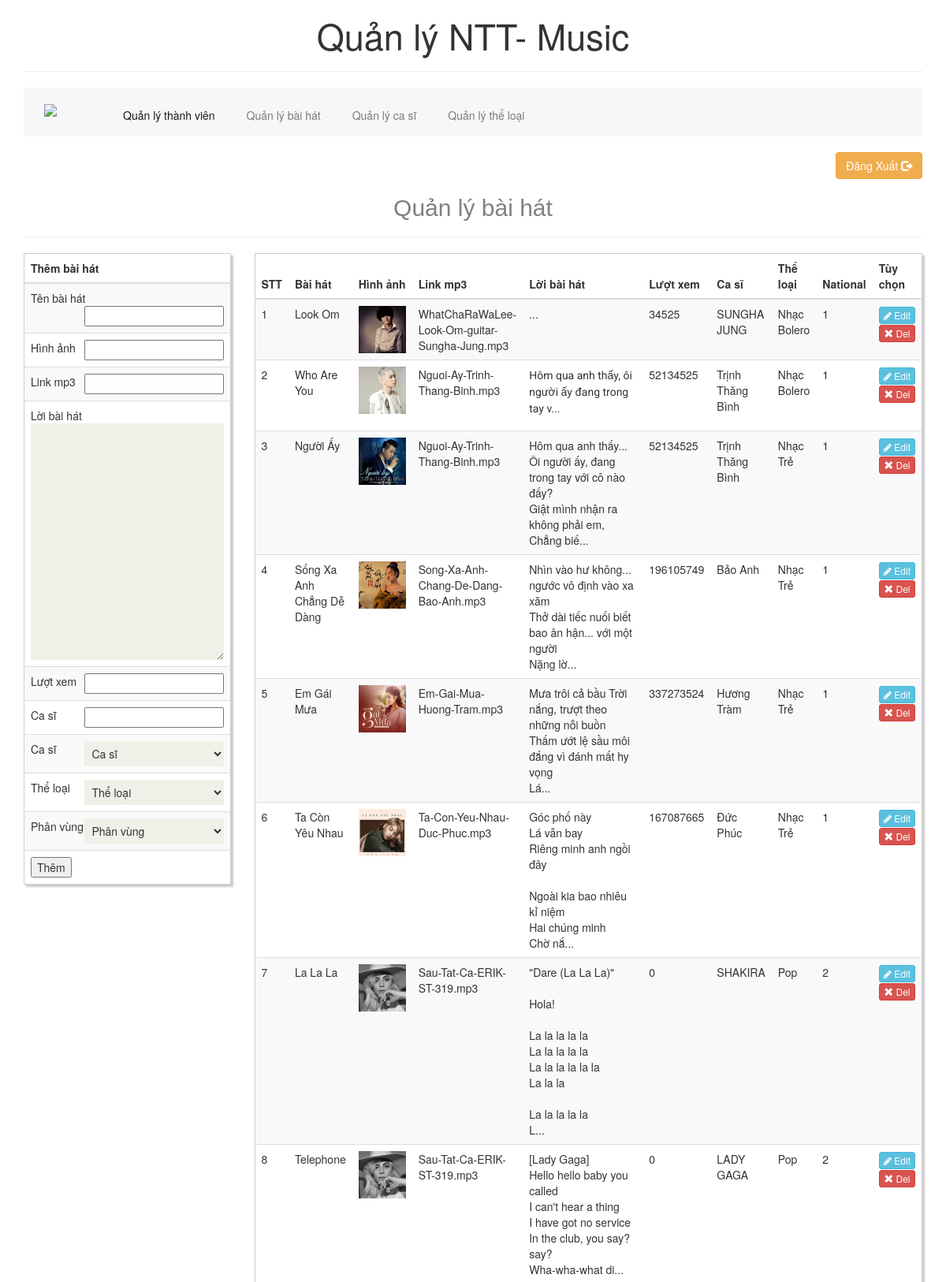
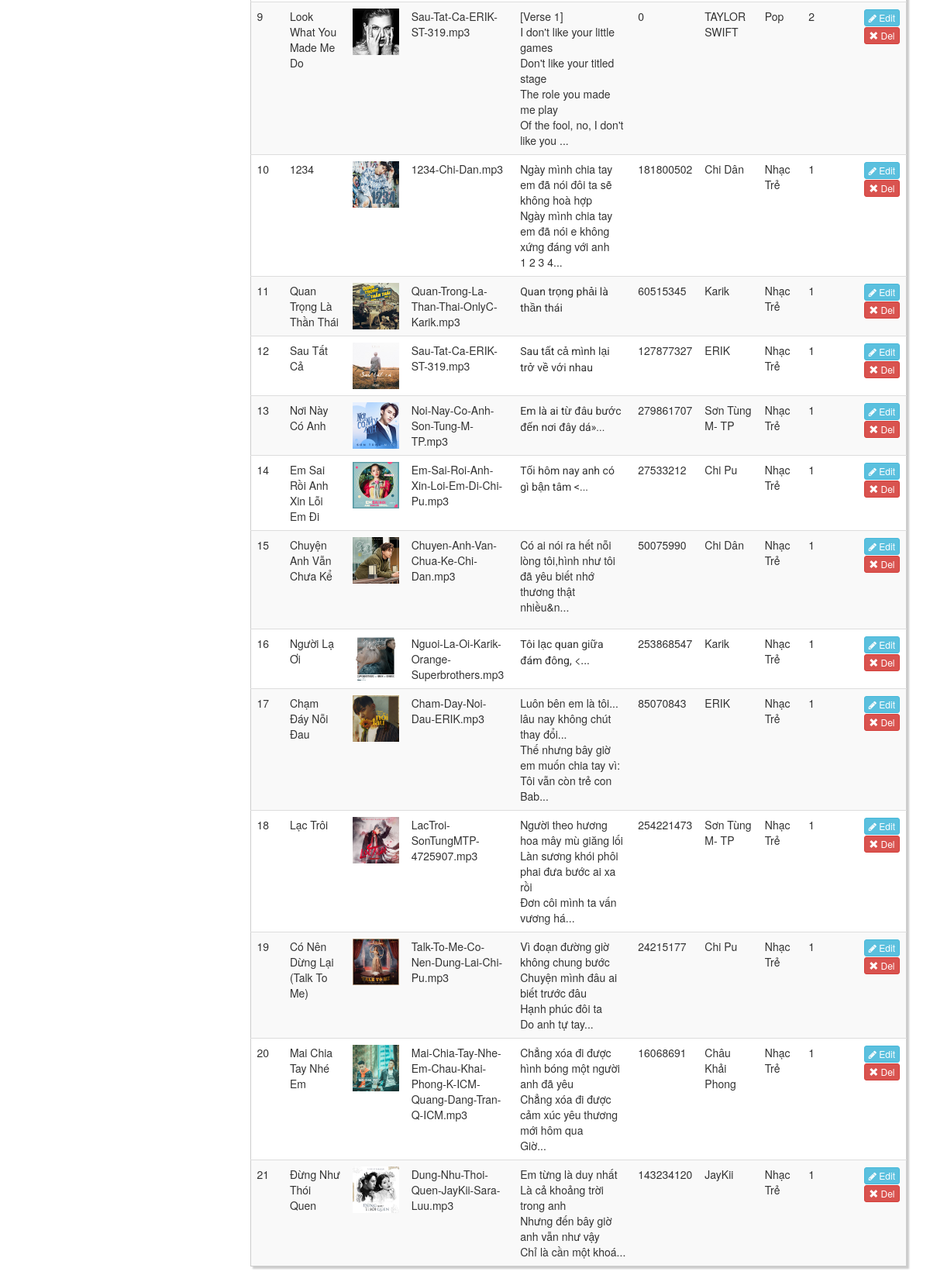
/admincp/index.php?page=song (signed in), run on the app's committed database (2 pictures, top to bottom).
### tables this page shows
CREATE TABLE `song` (
  `id_song` int(8) NOT NULL,
  `namesong` varchar(255) NOT NULL,
  `images` varchar(255) NOT NULL,
  `linkmp3` varchar(1000) NOT NULL,
  `lyrics` varchar(10000) NOT NULL,
  `view` int(255) NOT NULL,
  `singer` varchar(255) NOT NULL,
  `id_singer` int(8) NOT NULL,
  `id_type` int(8) NOT NULL,
  `id_national` int(8) NOT NULL
);

CREATE TABLE `singer` (
  `id_singer` int(8) NOT NULL,
  `namesinger` varchar(255) NOT NULL,
  `image` varchar(255) NOT NULL,
  `shortprofile` varchar(2550) NOT NULL,
  `profile` varchar(10000) NOT NULL,
  `follow` int(255) NOT NULL,
  `id_nation` int(8) NOT NULL
);

CREATE TABLE `type` (
  `id_type` int(8) NOT NULL,
  `nametype` varchar(255) NOT NULL,
  `description` varchar(10000) NOT NULL,
  `id_nation` int(8) NOT NULL
);

### admincp/body-right.php (the view)
<?php
	$baihat = mysql_query ("SELECT * FROM song INNER JOIN singer ON song.id_singer=singer.id_singer INNER JOIN type ON song.id_type=type.id_type order by id_song desc");
?>
    <div class="col-md-9 custyle">
    <form action="" method="POST">
    <table class="table table-striped custab">
    <thead>
        <tr>
            <th>STT</th>
            <th>Bài hát</th>
            <th>Hình ảnh</th>
			<th width="10px;">Link mp3</th>
			<th width="400px">Lời bài hát</th>
			<th width="0px">Lượt xem</th>
            <th>Ca sĩ</th>
            <th>Thể loại</th>
            <th>National</th>
            <th>Tùy chọn</th>
        </tr>
    </thead>
		<?php
			$i=1;
			while ($rows_baihat = mysql_fetch_array ($baihat)) {
		?>
            <tr>
                <td><?php echo $i; ?></td>
                <td><?php echo $rows_baihat['namesong']; ?></td>
                <td><img src="../assets/image/<?php echo $rows_baihat['images']; ?>" width="60px"></td>
				<td><?php echo $rows_baihat['linkmp3']; ?></td>
				<td><?php if (strlen($rows_baihat['lyrics'])>150){
                    $substr = substr($rows_baihat['lyrics'], 0,150);
                    echo $substr;
                        }; ?>...</td>
				<td><?php echo $rows_baihat['view']; ?></td>
                <td><?php echo $rows_baihat['namesinger']; ?></td>
                <td><?php echo $rows_baihat['nametype']; ?></td>
                <td><?php echo $rows_baihat['id_nation']; ?></td>
                <td class="text-center">
                <button name="edit" value="<?php echo $rows_baihat['id_song']?>" class='btn btn-info btn-xs' href="#"> <i class="fa fa-pencil"></i> Edit</button>
                <button name="del" value="<?php echo $rows_baihat['id_song']?>" class="btn btn-danger btn-xs"><span class="glyphicon glyphicon-remove"></span> Del</button>
                </td>
            </tr>
		<?php
			$i++;
			}
		?>
    </table>
    </form>
    </div>

### admincp/css/main.css (style rules this page uses)
body { font-family: 'Roboto', sans-serif; background:; position: relative; font-weight:400px; }
.custab { border: 1px solid #ccc; padding: 5px; margin: 0; box-shadow: 3px 3px 2px #ccc; transition: 0.5s; }

### data on the page
song: namesong "Look Om", images (picture), linkmp3 "WhatChaRaWaLee-Look-Om-guitar-Sungha-Jung.mp3", view "34525", id_singer.namesinger "SUNGHA JUNG", id_type.nametype "Nhạc Bolero", id_type.id_nation "1", $rows_baihat['id_song'] 28 (drawn)
song: namesong "Who Are You", images (picture), linkmp3 "Nguoi-Ay-Trinh-Thang-Binh.mp3", lyrics "Hôm qua anh thấy, ôi người ấy đang trong tay v", view "52134525", id_singer.namesinger "Trịnh Thăng Bình", id_type.nametype "Nhạc Bolero", id_type.id_nation "1", $rows_baihat['id_song'] 27 (drawn)
song: namesong "Người Ấy", images (picture), linkmp3 "Nguoi-Ay-Trinh-Thang-Binh.mp3", lyrics "Hôm qua anh thấy... Ôi người ấy, đang trong tay với cô nào đấy? Giật mình nhận ra không phải em, Chẳng biế", view "52134525", id_singer.namesinger "Trịnh Thăng Bình", id_type.nametype "Nhạc Trẻ", id_type.id_nation "1", $rows_baihat['id_song'] 26 (drawn)
song: namesong "Sống Xa Anh Chẳng Dễ Dàng", images (picture), linkmp3 "Song-Xa-Anh-Chang-De-Dang-Bao-Anh.mp3", lyrics "Nhìn vào hư không... ngước vô định vào xa xăm Thở dài tiếc nuối biết bao ân hận... với một người Nặng lờ", view "196105749", id_singer.namesinger "Bảo Anh", id_type.nametype "Nhạc Trẻ", id_type.id_nation "1", $rows_baihat['id_song'] 18 (drawn)
song: namesong "Em Gái Mưa", images (picture), linkmp3 "Em-Gai-Mua-Huong-Tram.mp3", lyrics "Mưa trôi cả bầu Trời nắng, trượt theo những nỗi buồn Thấm ướt lệ sầu môi đắng vì đánh mất hy vọng Lá", view "337273524", id_singer.namesinger "Hương Tràm", id_type.nametype "Nhạc Trẻ", id_type.id_nation "1", $rows_baihat['id_song'] 17 (drawn)
song: namesong "Ta Còn Yêu Nhau", images (picture), linkmp3 "Ta-Con-Yeu-Nhau-Duc-Phuc.mp3", lyrics "Góc phố này Lá vẫn bay Riêng minh anh ngồi đây Ngoài kia bao nhiêu kỉ niệm Hai chúng minh Chờ nắ", view "167087665", id_singer.namesinger "Đức Phúc", id_type.nametype "Nhạc Trẻ", id_type.id_nation "1", $rows_baihat['id_song'] 16 (drawn)
song: namesong "La La La", images (picture), linkmp3 "Sau-Tat-Ca-ERIK-ST-319.mp3", lyrics "\"Dare (La La La)\" Hola! La la la la la La la la la la La la la la la la La la la La la la la la L", view "0", id_singer.namesinger "SHAKIRA", id_type.nametype "Pop", id_type.id_nation "2", $rows_baihat['id_song'] 15 (drawn)
song: namesong "Telephone", images (picture), linkmp3 "Sau-Tat-Ca-ERIK-ST-319.mp3", lyrics "[Lady Gaga] Hello hello baby you called I can't hear a thing I have got no service In the club, you say? say? Wha-wha-what di", view "0", id_singer.namesinger "LADY GAGA", id_type.nametype "Pop", id_type.id_nation "2", $rows_baihat['id_song'] 14 (drawn)
song: namesong "Look What You Made Me Do", images (picture), linkmp3 "Sau-Tat-Ca-ERIK-ST-319.mp3", lyrics "[Verse 1] I don't like your little games Don't like your titled stage The role you made me play Of the fool, no, I don't like you", view "0", id_singer.namesinger "TAYLOR SWIFT", id_type.nametype "Pop", id_type.id_nation "2", $rows_baihat['id_song'] 13 (drawn)
song: namesong "1234", images (picture), linkmp3 "1234-Chi-Dan.mp3", lyrics "Ngày mình chia tay em đã nói đôi ta sẽ không hoà hợp Ngày mình chia tay em đã nói e không xứng đáng với anh 1 2 3 4", view "181800502", id_singer.namesinger "Chi Dân", id_type.nametype "Nhạc Trẻ", id_type.id_nation "1", $rows_baihat['id_song'] 12 (drawn)
song: namesong "Quan Trọng Là Thần Thái", images (picture), linkmp3 "Quan-Trong-La-Than-Thai-OnlyC-Karik.mp3", lyrics "Quan trọng phải là thần thái", view "60515345", id_singer.namesinger "Karik", id_type.nametype "Nhạc Trẻ", id_type.id_nation "1"
song: namesong "Sau Tất Cả", images (picture), linkmp3 "Sau-Tat-Ca-ERIK-ST-319.mp3", lyrics "Sau tất cả mình lại trở về với nhau", view "127877327", id_singer.namesinger "ERIK", id_type.nametype "Nhạc Trẻ", id_type.id_nation "1", $rows_baihat['id_song'] 10 (drawn)
song: namesong "Nơi Này Có Anh", images (picture), linkmp3 "Noi-Nay-Co-Anh-Son-Tung-M-TP.mp3", lyrics "Em là ai từ đâu bước đến nơi đây dá»", view "279861707", id_singer.namesinger "Sơn Tùng M- TP", id_type.nametype "Nhạc Trẻ", id_type.id_nation "1", $rows_baihat['id_song'] 9 (drawn)
song: namesong "Em Sai Rồi Anh Xin Lỗi Em Đi", images (picture), linkmp3 "Em-Sai-Roi-Anh-Xin-Loi-Em-Di-Chi-Pu.mp3", lyrics "Tối hôm nay anh có gì bận tâm <", view "27533212", id_singer.namesinger "Chi Pu", id_type.nametype "Nhạc Trẻ", id_type.id_nation "1", $rows_baihat['id_song'] 8 (drawn)
song: namesong "Chuyện Anh Vẫn Chưa Kể", images (picture), linkmp3 "Chuyen-Anh-Van-Chua-Ke-Chi-Dan.mp3", lyrics "Có ai nói ra hết nỗi lòng tôi,hình như tôi đã yêu biết nhớ thương thật nhiều&n", view "50075990", id_singer.namesinger "Chi Dân", id_type.nametype "Nhạc Trẻ", id_type.id_nation "1", $rows_baihat['id_song'] 7 (drawn)
song: namesong "Người Lạ Ơi", images (picture), linkmp3 "Nguoi-La-Oi-Karik-Orange-Superbrothers.mp3", lyrics "Tôi lạc quan giữa đám đông, <", view "253868547", id_singer.namesinger "Karik", id_type.nametype "Nhạc Trẻ", id_type.id_nation "1", $rows_baihat['id_song'] 6 (drawn)
song: namesong "Chạm Đáy Nỗi Đau", images (picture), linkmp3 "Cham-Day-Noi-Dau-ERIK.mp3", lyrics "Luôn bên em là tôi... lâu nay không chút thay đổi... Thế nhưng bây giờ em muốn chia tay vì: Tôi vẫn còn trẻ con Bab", view "85070843", id_singer.namesinger "ERIK", id_type.nametype "Nhạc Trẻ", id_type.id_nation "1", $rows_baihat['id_song'] 5 (drawn)
song: namesong "Lạc Trôi", images (picture), linkmp3 "LacTroi-SonTungMTP-4725907.mp3", lyrics "Người theo hương hoa mây mù giăng lối Làn sương khói phôi phai đưa bước ai xa rồi Đơn côi mình ta vấn vương há", view "254221473", id_singer.namesinger "Sơn Tùng M- TP", id_type.nametype "Nhạc Trẻ", id_type.id_nation "1", $rows_baihat['id_song'] 4 (drawn)
song: namesong "Có Nên Dừng Lại (Talk To Me)", images (picture), linkmp3 "Talk-To-Me-Co-Nen-Dung-Lai-Chi-Pu.mp3", lyrics "Vì đoạn đường giờ không chung bước Chuyện mình đâu ai biết trước đâu Hạnh phúc đôi ta Do anh tự tay", view "24215177", id_singer.namesinger "Chi Pu", id_type.nametype "Nhạc Trẻ", id_type.id_nation "1", $rows_baihat['id_song'] 3 (drawn)
song: namesong "Mai Chia Tay Nhé Em", images (picture), linkmp3 "Mai-Chia-Tay-Nhe-Em-Chau-Khai-Phong-K-ICM-Quang-Dang-Tran-Q-ICM.mp3", lyrics "Chẳng xóa đi được hình bóng một người anh đã yêu Chẳng xóa đi được cảm xúc yêu thương mới hôm qua Giờ", view "16068691", id_singer.namesinger "Châu Khải Phong", id_type.nametype "Nhạc Trẻ", id_type.id_nation "1", $rows_baihat['id_song'] 2 (drawn)
song: namesong "Đừng Như Thói Quen", images (picture), linkmp3 "Dung-Nhu-Thoi-Quen-JayKii-Sara-Luu.mp3", lyrics "Em từng là duy nhất Là cả khoảng trời trong anh Nhưng đến bây giờ anh vẫn như vậy Chỉ là cần một khoá", view "143234120", id_singer.namesinger "JayKii", id_type.nametype "Nhạc Trẻ", id_type.id_nation "1"
